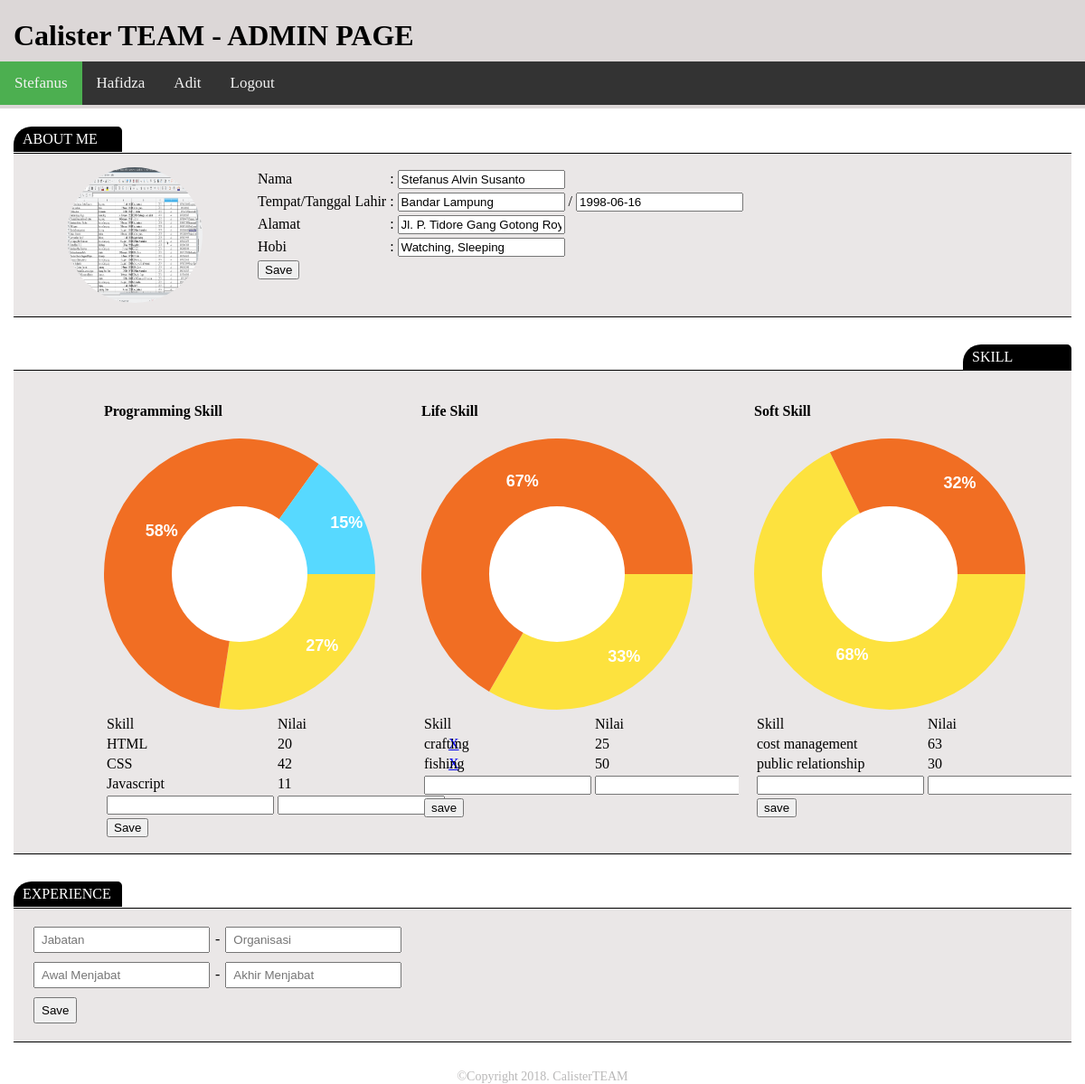
The page /admin/1.php (signed in) on the database as committed earlier.
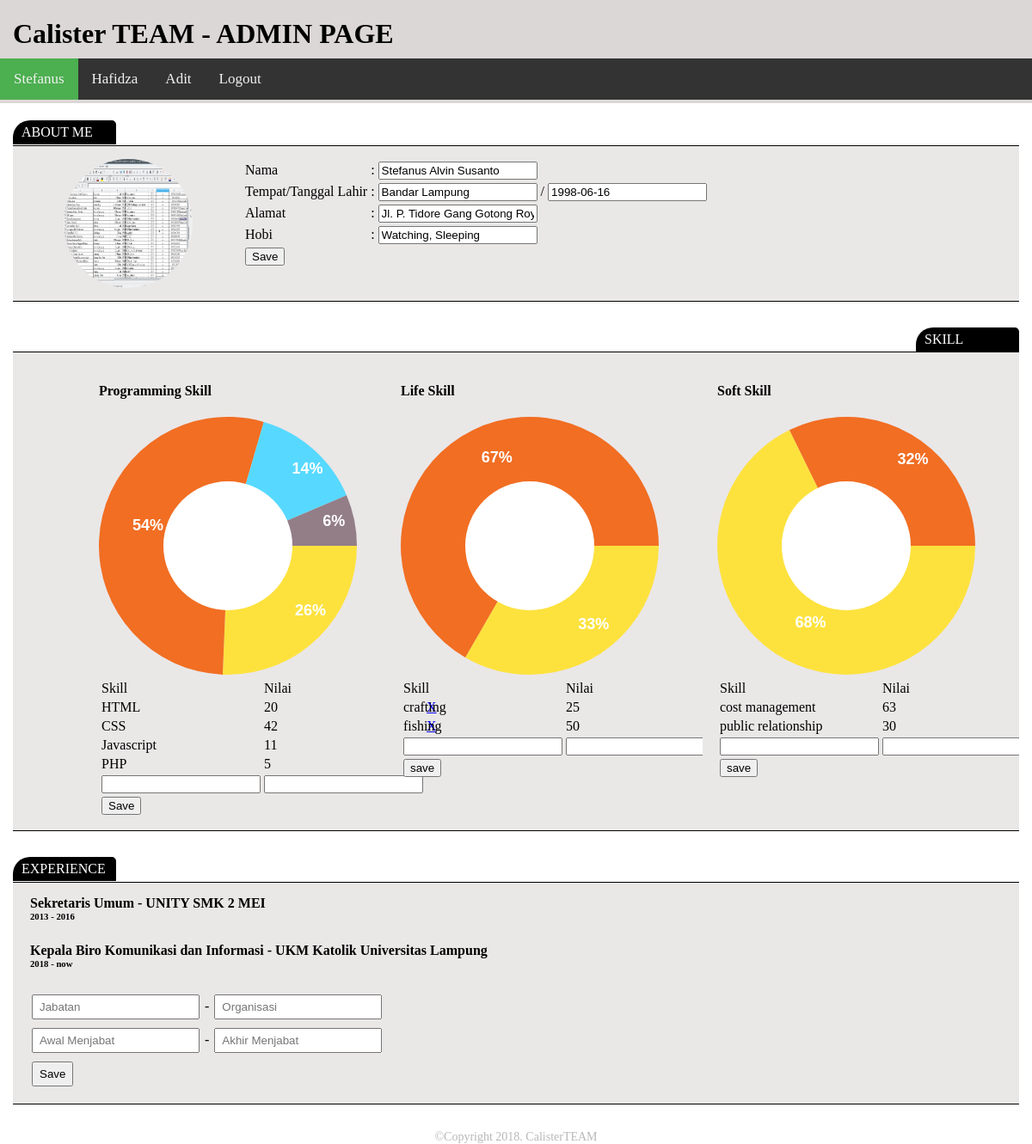
The same page on the database as committed later.
### tables this page shows
CREATE TABLE `biodata` (
  `id` int(11) NOT NULL,
  `nama` varchar(100) NOT NULL,
  `tmpt_lahir` varchar(50) NOT NULL,
  `tgl_lahir` date NOT NULL,
  `alamat` text NOT NULL,
  `hobi` varchar(100) NOT NULL
);

CREATE TABLE `skill` (
  `id` int(11) NOT NULL,
  `nama` varchar(50) NOT NULL,
  `value` int(11) NOT NULL,
  `id_orang` int(11) NOT NULL,
  `tipe` enum('ps','ls','ss','') NOT NULL
);

CREATE TABLE `experience` (
  `id` int(11) NOT NULL,
  `name` varchar(150) NOT NULL,
  `organization` varchar(100) NOT NULL,
  `start` year(4) NOT NULL,
  `end` year(4) NOT NULL,
  `pemilik` int(11) NOT NULL
);

### admin/1.php (the view, shortened to what this page needs)
<!DOCTYPE html>
<html>
<head>
	<link rel="stylesheet" type="text/css" href="src/css/style.css">
</head>
<body>
	<div class="top">
		<div class="containt">
			<h1 class="title">Calister TEAM - ADMIN PAGE</h1>
			<div class="nav" id="topnav">
				<a href="1.php" class="active">Stefanus</a>
				<a href="2.php">Hafidza</a>
				<a href="3.php">Adit</a>
				<a href="src/process/logout.php">Logout</a>
			</div>
		</div>
	</div>
	<div class="label">ABOUT ME</div>
	<?php
		include 'src/process/connection.php';
		$sql = "SELECT * FROM biodata WHERE id=1";
		$query = mysqli_query($dbconnect, $sql) or die (mysqli_error($dbconnect));
		while($row = mysqli_fetch_array($query)) :
	?>
	<div class="bio">
		<div class="containt">
			<div class="tag">
				<form method="POST" action="src/process/bio.php">
				<img src="src/img/a1.png">
				<div id="bio">
				<table>
					<tr>
						<td>Nama </td>
						<td>:</td>
						<td><input type="text" name="nama" value="<?= $row['nama']; ?>"></td>
					</tr>
					<tr>
						<td>Tempat/Tanggal Lahir </td>
						<td>:</td>
						<td><input type="text" name="tmpt" value="<?= $row['tmpt_lahir']; ?>"> / <input type="text" name="tgl" value="<?= $row['tgl_lahir']; ?>"></td>
					</tr>
					<tr>
						<td>Alamat </td>
						<td>:</td>
						<td><input type="text" name="alamat" value="<?= $row['alamat']; ?>"></td>
					</tr>
					<tr>
						<td>Hobi </td>
						<td>:</td>
						<td><input type="text" name="hobi" value="<?= $row['hobi']; ?>"></td>
					</tr>
					<tr>
						<td>
							<input type="submit" name="save" value="Save">
						</td>
					</tr>
				</table>
				</div>
				</form>
			</div>
		</div>
	</div>
	<?php
		endwhile;
	?>
	<div class="label-right">SKILL</div>
	<div class="bio">
		<div class="containt">
			<div class="tag">
				<form method="POST" action="src/process/skill.php">
					<div id="kiri">
						<h4>Programming Skill</h4>
						<canvas id="myCanvas"></canvas>
						<?php
							$sql = "SELECT * FROM skill WHERE tipe='ps'";
							$query = mysqli_query($dbconnect,$sql);
						?>
						<table>
							<tr>
								<td>Skill</td>
								<td>Nilai</td>
							</tr>
							<?php while($data = mysqli_fetch_array($query)) { ?>
							<tr>
								<td><?= $data['nama'] ?></td>
								<td><?= $data['value'] ?></td>
								<td><a href="src/process/delete.php?id=<?= $data['id']; ?>">X</a></td>
							</tr>
							<?php } ?>
							<form method="POST" action="src/process/skill.php">
							<tr>
								<td><input type="text" name="nama"></td>
								<td><input type="text" name="value"></td>
							</tr>
							<tr>
								<td>
									<input type="submit" name="save" value="Save">
								</td>
							</tr>
							</form>
						</table>
					</div>
					<?php include "src/diagram/diagram2.php" ?>
					<?php include 'src/diagram/diagram3.php'; ?>
			</div>
		</div>
	</div>
	<div class="label">EXPERIENCE</div>
	<div class="bio">
		<div class="containt">
			<div class="tag">
				<div id="exp" style="padding: 0px 20px;">
				<?php
					$sql = "SELECT * FROM experience WHERE pemilik=1";
					$query = mysqli_query($dbconnect, $sql) or die (mysqli_error($dbconnect));
					while($row = mysqli_fetch_array($query)) :
				?>
				<h4 style="margin: 0px;"><?= $row['name']; ?> - <?= $row['organization']; ?></h4>
				<h6 style="padding-top: 0px; padding-bottom: 0px; margin-top: 0px;"><?= $row['start']; ?> -
					<?php
						if($row['end']=="0000")
							echo "now";
						else
							echo $row['end'];
					?></h6>
				<?php endwhile; ?>
				<form method="POST" action="src/process/experience.php" id="fexp">
					<input type="text" name="name" placeholder="Jabatan"> - <input type="text" name="org" placeholder="Organisasi"><br>
					<input type="text" maxlength="4" name="start" placeholder="Awal Menjabat"> - <input id="date"type="text" name="end" maxlength="4" placeholder="Akhir Menjabat"><br>
					<input type="submit" name="Save" value="Save">
				</form>
				</div>
			</div>
		</div>
	</div>
	<div id="foot" style="width: 100%; text-align: center; bottom: 0; padding: 0px; font-size: 14px; color: #b9b8b8;margin-top: 20px;">
		&copyCopyright 2018. CalisterTEAM
	</div>
</body>
</html>

### admin/src/diagram/diagram2.php (shortened to what this page needs)
<div id="tengah">
  <h4>Life Skill</h4>
  <canvas id="myCanvas2"></canvas>
  <?php
                            $sql2 = "SELECT * FROM skill WHERE tipe='ls'";
                            $query2 = mysqli_query($dbconnect,$sql2);
                        ?>
                        <table>
                            <tr>
                                <td>Skill</td>
                                <td>Nilai</td>
                            </tr>
                            <?php while($data = mysqli_fetch_array($query2)) { ?>
                            <tr>
                                <td><?= $data['nama'] ?></td>
                                <td><?= $data['value'] ?></td>
                            </tr>
                            <?php } ?>
                            <form method="POST" action="src/process/skill.php">
                            <tr>
                                <td><input type="text" name="nama"></td>
                                <td><input type="text" name="value"></td>
                            </tr>
                            <tr>
                                <td>
                                    <input type="submit" name="save" value="save">
                                </td>
                            </tr>
                            </form>
                        </table>
</div>

### admin/src/diagram/diagram3.php (shortened to what this page needs)
<div id="kanan">
  <h4>Soft Skill</h4>
  <canvas id="myCanvas3"></canvas>
  <?php
                            $sql = "SELECT * FROM skill WHERE tipe='ss'";
                            $query = mysqli_query($dbconnect,$sql);
                        ?>
                        <table>
                            <tr>
                                <td>Skill</td>
                                <td>Nilai</td>
                            </tr>
                            <?php while($data = mysqli_fetch_array($query)) { ?>
                            <tr>
                                <td><?= $data['nama'] ?></td>
                                <td><?= $data['value'] ?></td>
                            </tr>
                            <?php } ?>
                            <form method="POST" action="src/process/skill.php">
                            <tr>
                                <td><input type="text" name="nama"></td>
                                <td><input type="text" name="value"></td>
                            </tr>
                            <tr>
                                <td>
                                    <input type="submit" name="save" value="save">
                                </td>
                            </tr>
                            </form>
                        </table>
</div>

### admin/src/css/style.css (style rules this page uses)
html,body { position: relative; margin: 0; padding: 0; background: #fff; }
.containt { width: 1024px; margin: 0 100px; }
.top { overflow: hidden; width: 100%; padding-bottom: 40px; background: #dcd7d7; }
.nav { position: absolute; overflow: hidden; width: 60%; margin-top: -12px; margin-left: 15px; border-radius: 10px; background-color: #333; }
.label { width: 100px; margin-top: 20px; margin-left: 15px; padding: 5px 10px; color: #fff; border-top-left-radius: 20px; border-top-right-radius: 5px; background-color: #000; }
.label-right { float: right; width: 100px; margin-top: 20px; margin-right: 15px; padding: 5px 10px; color: #fff; border-top-left-radius: 20px; border-top-right-radius: 5px; background-color: #000; }
#kiri { float: left; width: 30%; margin-left: 100px; }
#tengah { float: left; overflow: hidden; width: 30%; margin-right: 15px; }
#kanan { float: right; width: 30%; }
#fexp input { padding: 5px 7px; margin: 5px 2px; }
.bio { padding: 10px 15px; }
.bio img { float: left; width: 150px; height: 150px; margin-top: 20px; margin-bottom: 20px; border-radius: 50%; }
.tag { overflow: hidden; width: 100%; margin-top: -9px; padding: 15px 0; border-top: 1px solid #000; border-bottom: 1px solid #000; background: #eae7e7; }
#bio { float: left; }
.nav a { font-size: 17px; display: block; float: left; padding: 14px 16px; text-align: center; text-decoration: none; color: #f2f2f2; }
.active { color: white; background-color: #4caf50; }
@media screen and (max-width: 1300px) { .containt { width: 1140px; margin: 0 50px; } }
@media screen and (max-width: 1300px) { .title { margin-left: 15px; } }
@media screen and (max-width: 1300px) { .nav { width: 60%; } }
@media screen and (min-width: 500px) { .containt { width: 100%; margin: 0; } }
@media screen and (min-width: 500px) { .nav { width: 100%; margin-left: 0; border-radius: 0; } }
@media screen and (min-width: 500px) { .top { margin-bottom: 0; } }
@media screen and (min-width: 500px) { .bio img { margin: 0 5%; } }

Rows that differ between the two databases and show on the page:
added skill: nama "PHP", value "5", shown under "Programming Skill"
added experience: name "Sekretaris Umum", organization "UNITY SMK 2 MEI", start "2013", end "2016"
added experience: name "Kepala Biro Komunikasi dan Informasi", organization "UKM Katolik Universitas Lampung", start "2018", end "now"
Other text that changed with them:
chart data {{ $row['value'] }}: 20, 42, 11 → 20, 42, 11, 5
